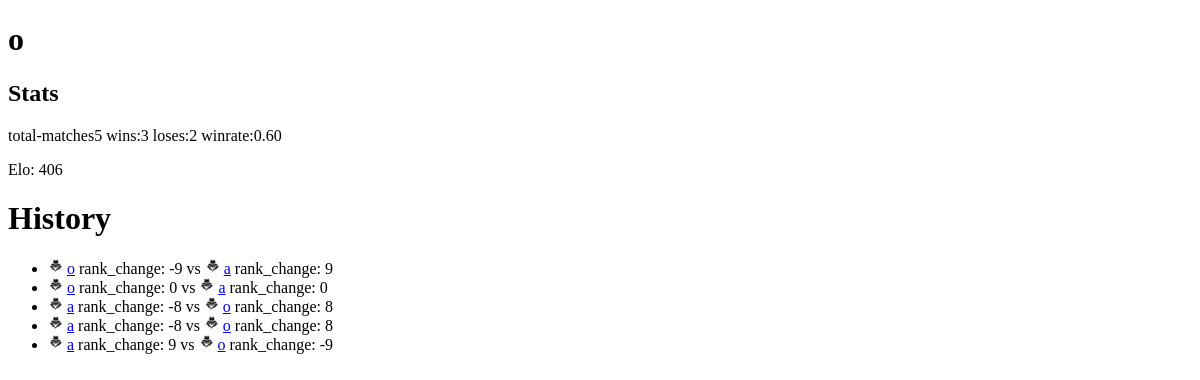
Page /users/1 (signed in) on the earlier database version.
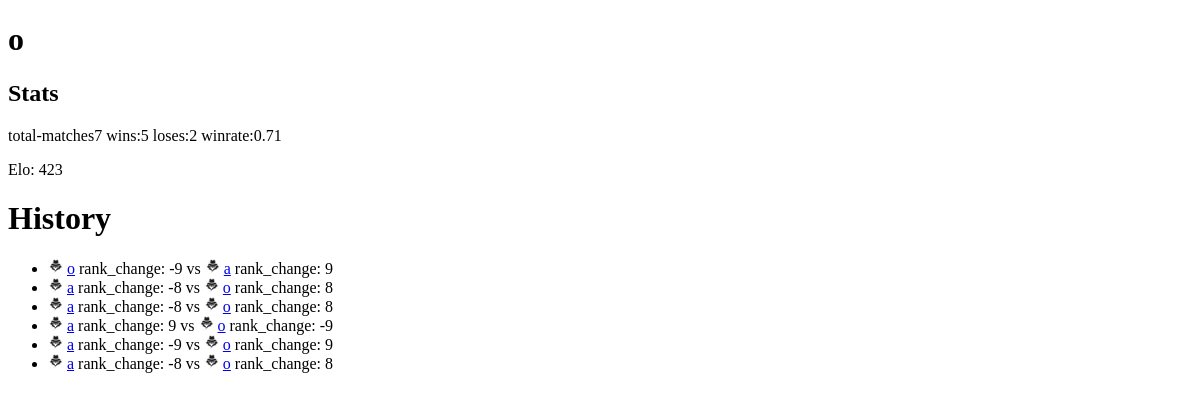
Same page on the later database version.
### users/models.py (models this page shows, shortened)
class MyUser(AbstractBaseUser):
    login = models.CharField(max_length=40, unique=True)
    email = models.EmailField(
        verbose_name="email address",
        max_length=255,
        unique=True,
    )
    date_of_birth = models.DateField()
    is_active = models.BooleanField(default=True)
    is_admin = models.BooleanField(default=False)
    avatar = models.ImageField(upload_to='avatars/', default='default/default.png')
    elo = models.IntegerField(default=400)
    wins =  models.IntegerField(default=0)
    loses = models.IntegerField(default=0)
    total = models.IntegerField(default=0)
    objects = MyUserManager()
    USERNAME_FIELD = "login"
    REQUIRED_FIELDS = ["email", "date_of_birth"]
    def __str__(self):
        return self.login

### game/models.py (models this page shows, shortened)
class GameSession(models.Model):
    player1 = models.ForeignKey(settings.AUTH_USER_MODEL, related_name='game_player1', null=True, on_delete=models.SET_NULL)
    player2 = models.ForeignKey(settings.AUTH_USER_MODEL, related_name='game_player2', null=True, on_delete=models.SET_NULL)
    score1 = models.IntegerField(default=0)
    score2 = models.IntegerField(default=0)
    rank_change1 = models.IntegerField(default=0)
    rank_change2 = models.IntegerField(default=0)
    winner = models.ForeignKey(settings.AUTH_USER_MODEL, related_name='winner', null=True, on_delete=models.SET_NULL)
    is_active = models.BooleanField(default=True)
    created_at = models.DateTimeField(auto_now_add=True)

### pages/views.py (the view)
# urls.py: path('users/<int:id>', views.user_view),
def user_view(request, id):
    id -= 1
    print(id)
    users = MyUser.objects.all()
    if id >= len(users) or id < 0:
        return render(request, "user_doesnt_exist.html")
    user = users[id]
    matches = GameSession.objects.filter(Q(player1=user) | Q(player2=user))
    matches_with_ids = []
    for match in matches:
        if match.player1 == user:
            match_data = {
                'match': match,
                'player1': user,
                'player2': match.player2,
            }
        else:
            match_data = {
                'match': match,
                'player1': match.player1,
                'player2': user,
            }
        matches_with_ids.append(match_data)
    if user.total == 0:
        winrate = 0
    else:
        winrate = "%.2f" % (user.wins / user.total)
    return render(request, "user.html", {'user':user, "matches_with_ids":matches_with_ids, 'winrate':winrate})

### templates/user.html
{% extends "base.html" %}
{% load static %}
{% block content %}
    <h1>{{user.login}}</h1>
    <h2>Stats</h2>
    <p> total-matches{{user.total}} wins:{{user.wins}} loses:{{user.loses}} winrate:{{winrate}}</p>
    <p>Elo: {{user.elo}}</p>
    <h1>History</h1>
    <ul>
    {% for m in matches_with_ids %}
        <li>
            <img src="{{m.player1.avatar.url}}" width="15" height="15"/>
            <a href="/users/{{m.player1.id }}">{{m.match.player1}}</a>
            rank_change: {{m.match.rank_change1}}
            vs
            <img src="{{m.player2.avatar.url}}" width="15" height="15"/>
            <a href="/users/{{m.player2.id }}">{{m.match.player2}}</a>
            rank_change: {{m.match.rank_change2}}
        </li>
    {% endfor %}
    </ul>
{% endblock  %}

### templates/base.html (shortened to what this page needs)
<!DOCTYPE html>
<html lang="en">
<head>
</head>
<body>
    <div>
        {% block content %}
        {% endblock  %}
    </div>
</body>
</html>

Differences in the rows shown:
removed GameSession: player1.avatar (placeholder picture), match.player1 "o", match.rank_change1 "0", player2.avatar (placeholder picture), match.player2 "a", match.rank_change2 "0"
changed MyUser: total "5" → "7"; wins "3" → "5"; elo "406" → "423"
added GameSession: player1.avatar (placeholder picture), match.player1 "a", match.rank_change1 "-9", player2.avatar (placeholder picture), match.player2 "o", match.rank_change2 "9"
added GameSession: player1.avatar (placeholder picture), match.player1 "a", match.rank_change1 "-8", player2.avatar (placeholder picture), match.player2 "o", match.rank_change2 "8"
Other differences:
{{ winrate }}: "0.60" → "0.71"
